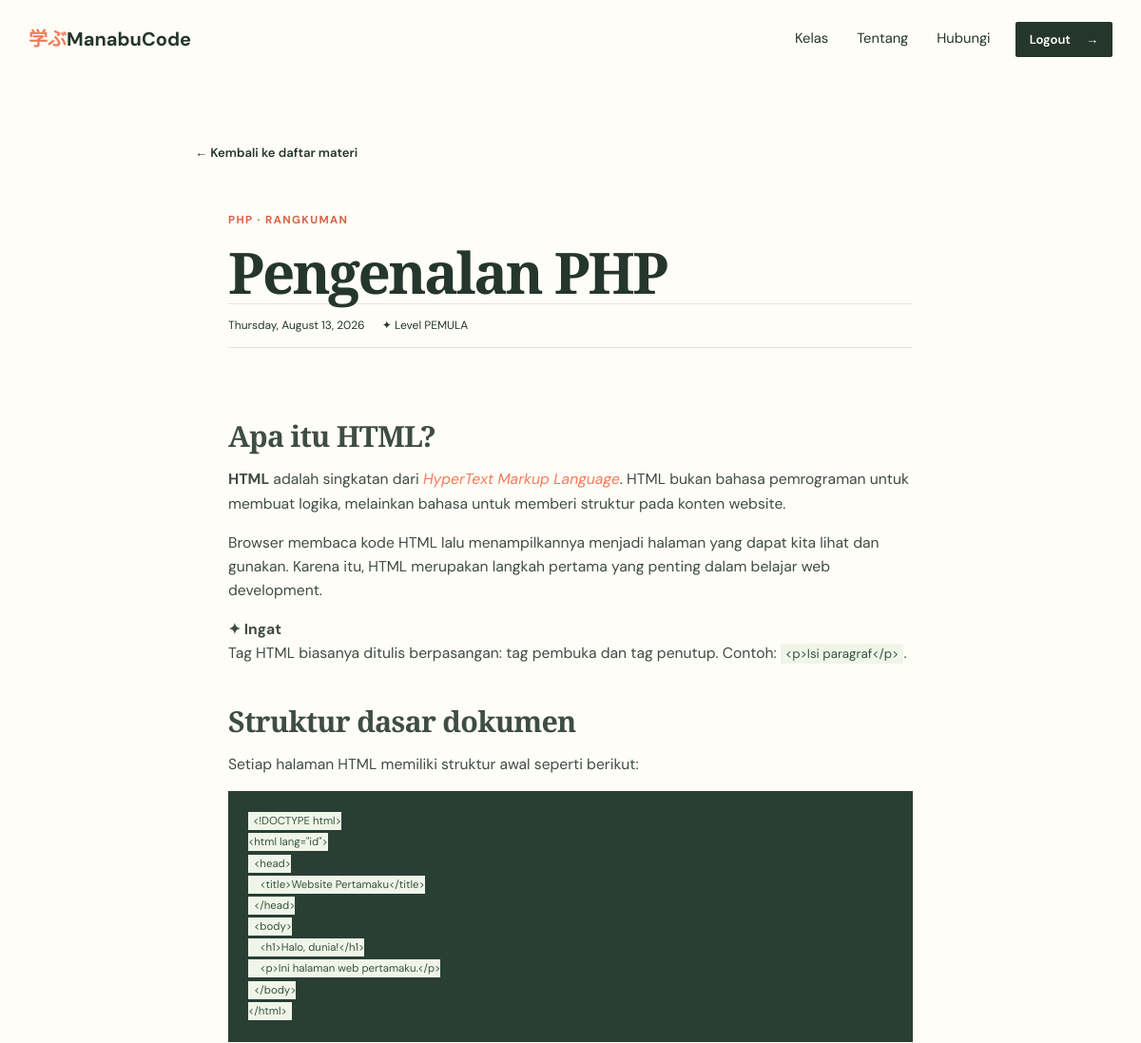
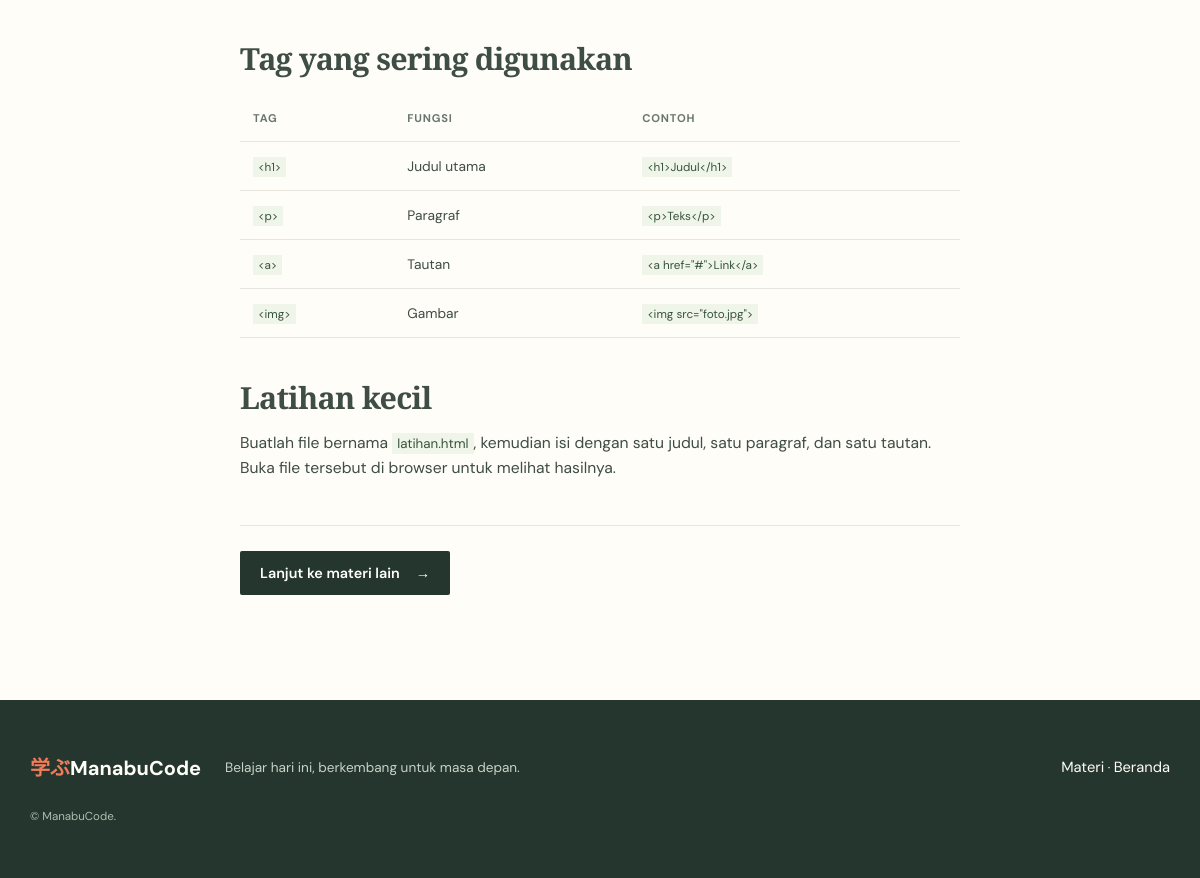
Screenshot of /materi/konten.php?id=1 (signed in) with the database file from the repository (2 pictures, top to bottom).
### tables this page shows
CREATE TABLE `konten` (
  `id_konten` int(11) NOT NULL,
  `judul` varchar(90) NOT NULL,
  `tanggal` varchar(30) NOT NULL,
  `isi_konten` text NOT NULL,
  `id_kategori` int(11) NOT NULL
);

CREATE TABLE `kategori` (
  `id_kategori` int(11) NOT NULL,
  `gambar` varchar(8) NOT NULL,
  `nama_kategori` varchar(40) NOT NULL,
  `kode_warna` varchar(30) NOT NULL,
  `judul` varchar(50) NOT NULL,
  `lvl` varchar(20) NOT NULL
);

### materi/konten.php (the view, shortened to what this page needs)
<?php
    $id = $_GET['id'];
    include('../koneksi/config.php');
    $konten = mysqli_query($connection,'SELECT konten.* , kategori.*, konten.judul AS jdl FROM konten
                                                LEFT JOIN kategori
                                                ON konten.id_kategori = kategori.id_kategori where id_konten = '.$id.'');
    $data = $konten->fetch_assoc();
?>
<!DOCTYPE html>
<html lang="id">
<head>
  <link rel="stylesheet" href="../css/style.css" />
  <link rel="stylesheet" href="../css/extras.css" />
  <link rel="stylesheet" href="../css/isi-materi.css" />
</head>
<body class="article-page">
  <header class="navbar"><a class="brand" href="../index.php"><span>学ぶ</span>ManabuCode</a>
    <nav class="nav-links class-nav"><a href="kelas.html">Kelas</a><a
        href="tentang.html">Tentang</a><a href="index.html#hubungi">Hubungi</a></nav>
        <?php
    if (!empty($_SESSION['nama'])) {
      if($_SESSION['nama'] == '@admin'){
    ?>
        <a class="btn btn-small auth-button" href="../admin/view_konten/index.php">ADMIN <span>→</span></a>
    <?php
      }else{
    ?>
    <a class="btn btn-small auth-button" href="../logout.php">Logout <span>→</span></a>
      <?php } ?>
    <?php } else { ?>
      <a class="btn btn-small auth-button" href="../login.php">Login <span>→</span></a>
    <?php } ?>
  </header>
  <main class="article-wrap"><a class="back-link" href="javascript:window.history.go(-1);">← Kembali ke daftar materi</a>
    <article>
      <p class="eyebrow"><?= $data['nama_kategori'] ?> · RANGKUMAN</p>
      <h1 id="articleTitle"><?= $data['jdl'] ?></h1>
      <div class="article-meta"><span><?= $data['tanggal'] ?></span><span>✦ Level <?= $data['lvl'] ?> </span></div>
      <div class="article-content">
        <?= $data['isi_konten'] ?>
      <div class="article-footer"><a class="btn" href="javascript:window.history.go(-1);">Lanjut ke materi lain <span>→</span></a>
      </div>
    </article>
  </main>
  <footer><a class="brand" href="index.html"><span>学ぶ</span>ManabuCode</a>
    <p>Belajar hari ini, berkembang untuk masa depan.</p>
    <div><a href="materi.html">Materi</a> · <a href="index.html">Beranda</a></div><small>© <span id="year"></span>
      ManabuCode.</small>
  </footer>
</body>
</html>

### css/style.css (style rules this page uses)
:root { --ink: #24362d; --cream: #fffdf7; --orange: #f27b5a; --yellow: #f8c75c; --sage: #c9d8bc; --muted: #69776f; --line: #e6e6dc }
* { box-sizing: border-box }
html { scroll-behavior: smooth }
body { margin: 0; background: var(--cream); color: var(--ink); font-family: 'DM Sans',sans-serif; font-size: 16px; line-height: 1.6 }
.navbar { height: 82px; max-width: 1240px; padding: 0 30px; margin: auto; display: flex; align-items: center; justify-content: space-between; gap: 26px }
.brand { font-size: 1.25rem; font-weight: 700; color: var(--ink); text-decoration: none; white-space: nowrap }
.brand span { color: var(--orange) }
.nav-links { display: flex; gap: 30px; margin-left: auto }
.nav-links a,footer a { color: var(--ink); text-decoration: none; font-size: .92rem }
.btn { border: 0; background: var(--ink); color: white; text-decoration: none; padding: 13px 20px; display: inline-flex; align-items: center; gap: 16px; font: 600 .9rem 'DM Sans'; cursor: pointer; border-radius: 2px; transition: .2s transform,.2s background }
.btn-small { padding: 10px 15px; font-size: .82rem }
.eyebrow { font-size: .72rem; letter-spacing: .12em; font-weight: 700; text-transform: uppercase; color: #d96144; margin: 0 0 13px }
.hero h1,h2 { font-family: 'Playfair Display',serif; line-height: 1.08; font-weight: 600; letter-spacing: -.04em; margin: 0 }
em { color: var(--orange); font-style: italic }
table { border-collapse: collapse; width: 100%; font-size: .86rem; text-align: left }
th,td { padding: 13px; border-bottom: 1px solid var(--line) }
th { font-size: .7rem; text-transform: uppercase; letter-spacing: .07em; color: var(--muted) }
footer { background: #24362d; color: #fffdf7; padding: 52px max(30px,calc((100% - 1180px)/2)); display: flex; gap: 24px; flex-wrap: wrap; align-items: center }
footer .brand,footer a { color: #fffdf7 }
footer p { margin: 0; color: #c8d3c9; font-size: .85rem }
footer div { margin-left: auto; font-size: .8rem }
footer small { width: 100%; color: #aebdb0; font-size: .72rem }

### css/extras.css (style rules this page uses)
.back-link { display: inline-block; color: var(--ink); font-size: .82rem; font-weight: 600; margin-bottom: 52px; text-decoration: none }

### css/isi-materi.css (style rules this page uses)
.article-page { background: #fffdf7; }
.article-wrap { margin: auto; max-width: 850px; padding: 65px 30px 105px; }
.article-wrap article { margin: auto; max-width: 720px; }
.article-wrap h1 { font: 600 clamp(2.8rem, 5vw, 4.5rem) / 1.08 'Playfair Display', serif; letter-spacing: -.04em; margin: 0; }
.article-meta { align-items: center; border-bottom: 1px solid var(--line); border-top: 1px solid var(--line); display: flex; flex-wrap: wrap; font-size: .75rem; gap: 18px; padding: 13px 0; }
.article-content { color: #3e4d45; font-size: .98rem; padding-top: 33px; }
.article-content h2 { font: 600 1.9rem 'Playfair Display', serif; letter-spacing: -.025em; margin: 39px 0 12px; }
.article-content p { margin: 0 0 16px; }
.article-content code { background: #f0f5e9; color: #36533d; font: .85em 'DM Sans', sans-serif; padding: 2px 5px; }
pre { background: #293f34; color: #f6f3e7; font-size: .84rem; line-height: 1.65; overflow: auto; padding: 21px; }
pre code { background: transparent; color: inherit; padding: 0; }
.article-content table { margin-top: 18px; }
.article-footer { align-items: center; border-top: 1px solid var(--line); display: flex; gap: 20px; margin-top: 45px; padding-top: 25px; }

### rows the page displays
konten: id_kategori.nama_kategori "PHP", judul "Pengenalan PHP", tanggal "Thursday, August 13, 2026", id_kategori.lvl "PEMULA", isi_konten "Apa itu HTML? HTML adalah singkatan dari HyperText Markup Language . HTML bukan bahasa pemrograman untuk membuat logika, melainkan bahasa untuk memberi struktur pada konten website. Browser membaca kode HTML lalu menampilkannya menjadi halaman yang dapat kita lihat dan gunakan. Karena itu, HTML merupakan langkah pertama yang penting dalam belajar web development. ✦ Ingat Tag HTML biasanya ditulis berpasangan: tag pembuka dan tag penutup. Contoh: <p>Isi paragraf</p> . Struktur dasar dokumen Setiap halaman HTML memiliki struktur awal seperti berikut: <!DOCTYPE html> <html lang=\"id\"> <head> <title>Website Pertamaku</title> </head> <body> <h1>Halo, dunia!</h1> <p>Ini halaman web pertamaku.</p>…"
